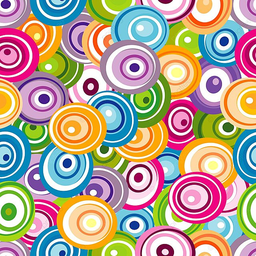
#> input picture data/img_1.png, 256 x 256 px, shrunk from 640 x 640 before the run; its folder holds only this picture in this run
$ python main.py
#> lines starting #> are read from the running program, lines starting #| are printed output that depends on the picture
### zigzag.py
import numpy as np

##  Zig-zag
block_size = 8
def zig_zag(input_matrix, block_size):
    z = np.empty([block_size * block_size])
    index = -1
    bound = 0
    for i in range(0, 2 * block_size - 1):
        if i < block_size:
            bound = 0
        else:
            bound = i - block_size + 1
        for j in range(bound, i - bound + 1):
            index += 1
            if i % 2 == 1:
                z[index] = input_matrix[j, i - j]
            else:
                z[index] = input_matrix[i - j, j]
    return z


def zig_zag_reverse(array):
    result = [[0] * block_size for _ in range(block_size)]
    index = 0

    for i in range(block_size + block_size - 1):
        if i % 2 == 0:  # đường chéo lên
            row = min(i, block_size - 1)
            col = max(0, i - block_size + 1)
            while row >= 0 and col < block_size:
                result[row][col] = array[index]
                index += 1
                row -= 1
                col += 1
        else:  # Đường chéo xuống
            col = min(i, block_size - 1)
            row = max(0, i - block_size + 1)
            while col >= 0 and row < block_size:
                result[row][col] = array[index]
                index += 1
                col -= 1
                row += 1
    return result

### huffman.py
import numpy as np
from filecmp import cmp

## thuật toán huffman
class node:
    def __init__(self, count, index, name=""):
        self.count = float(count)
        self.index = index
        self.name = name
        if self.name == "": self.name = index
        self.word = ""
        self.isinternal = 0

    def __cmp__(self, other):
        return cmp(self.count, other.count)

    # [5 lines left out: function report, not called in this run]

    def associate(self, internalnode):
        self.internalnode = internalnode
        internalnode.leaf = 1
        internalnode.name = self.name
        pass


class internalnode:
    def __init__(self):
        self.leaf = 0
        self.child = []
        pass

    def children(self, child0, child1):
        self.leaf = 0
        self.child.append(child0)
        self.child.append(child1)
        pass


def find(f, seq):
    for item in seq:
        if f(item):
            return item


def iterate(c):
    if (len(c) > 1):

        ## sắp xếp các nút theo số lượng, sử dụng hàm __cmp__ được xác định trong lớp nút
        deletednode = c[0]  # tạo bản sao của nút nhỏ nhất
        second = c[1].index  ## chỉ mục của nút thứ hai nhỏ nhất

        # cộng  hai thành phần dưới cùng
        c[1].count += c[0].count
        del c[0]

        root = iterate(c)

        ## Điền thông tin mới vào danh sách
        ## tìm từ mã đã được tách / nối
        co = find(lambda p: p.index == second, c)
        deletednode.word = co.word + '0'
        c.append(deletednode)
        co.word += '1'
        co.count -= deletednode.count  ## khôi phục số node lượng chính xác

        ## tạo ra các nhánh mới trong cây
        newnode0 = internalnode()
        newnode1 = internalnode()
        treenode = co.internalnode  # tìm nút có hai nút con
        treenode.children(newnode0, newnode1)
        deletednode.associate(newnode0)
        co.associate(newnode1)
        pass
    else:
        c[0].word = ""
        root = internalnode()
        c[0].associate(root)
        pass
    return root


def encode(sourcelist, code):
    answer = ""
    for s in sourcelist:
        co = find(lambda p: p.name == s, code)

        answer = answer + co.word

    return answer


def decode(string, root):
    answer = []
    clist = list(string)
    # duyệt bắt đầu từ gốc
    currentnode = root
    for c in clist:
        if (c == '\n'):  continue  # trường hợp đặc biệt cho các ký tự mới
        assert (c == '0') or (c == '1')
        currentnode = currentnode.child[int(c)]
        if currentnode.leaf != 0:
            answer.append(str(currentnode.name))
            currentnode = root
        pass
    assert (currentnode == root)
    return answer


def makenodes(probs):
    m = 0
    c = []
    for p in probs:
        m += 1
        c.append(node(p[1], m, p[0]))
        pass
    return c

### dct.py
import cv2
import numpy as np
import math


# DCT block 8x8
def dct_block(array):
    result = np.zeros_like(array, dtype=float)

    # DCT theo hàng
    for i in range(8):
        for u in range(8):
            cu = 1 / np.sqrt(2) if u == 0 else 1
            sum_val = 0
            for v in range(8):
                sum_val += array[i][v] * np.cos((2 * v + 1) * np.pi * u / 16)
            result[i][u] = sum_val * cu * 1 / 2

    # Tạo một mảng tạm thời để lưu trữ kết quả DCT theo hàng
    temp_result = np.zeros_like(result, dtype=float)

    # DCT theo cột từ mảng tạm thời
    for j in range(8):
        for u in range(8):
            cu = 1 / np.sqrt(2) if u == 0 else 1
            sum_val = 0
            for v in range(8):
                sum_val += result[v][j] * np.cos((2 * v + 1) * np.pi * u / 16)
            temp_result[j][u] = sum_val * cu * 1 / 2

    return temp_result


# IDCT block 8x8
# [24 lines left out: function idct_block, not called in this run]

### main.py
from dct import dct_block, idct_block
from calculate import calculate_bpp, PSNR, MSE, Compression_Ratio, SSIM
from huffman import decode, encode, makenodes, iterate
from zigzag import zig_zag, zig_zag_reverse
import cv2
import collections
import os
import numpy as np
import time
from math import log10
import pandas as pd
from matplotlib import pyplot as plt
from skimage.metrics import structural_similarity as ssim


directory = './data/'

image_files = [f for f in os.listdir(directory) if f.lower().endswith(('.png', '.jpg', '.jpeg', '.bmp'))]

# image_files = ['vidu_1.png']

sorted_image_files = []
mse_values = []
psnr_values = []
ssim_values = []
compression_ratio_values = []
bpp_values = []
sorted_psnr_values = []
sorted_bpp_values = []
sorted_ssim_values = []
sorted_comratio_values = []
image_names = []
time_compress = []
sorted_time_compress = []

for image_file in image_files:
    # Construct the full file path
    filepath = os.path.join(directory, image_file)

    # Read the image
    image = cv2.imread(filepath)
#> image is the input picture: shape (256, 256, 3); mean B, G, R 147.9, 163.9, 181.3
    # image = cv2.imread(filepath)

    # Pad the image to make it divisible by 8 with white padding
    oHeight, oWidth = image.shape[:2]
#> oHeight = 256; oWidth = 256
    pad_height = (8 - oHeight % 8) % 8
#> pad_height = 0
    pad_width = (8 - oWidth % 8) % 8
#> pad_width = 0
    image = np.pad(image, ((0, pad_height), (0, pad_width), (0, 0)), mode='constant', constant_values=255)

    # BGR to YCrBr
    ycbcr_image = cv2.cvtColor(image, cv2.COLOR_BGR2YCrCb)
#> ycbcr_image: shape (256, 256, 3); mean of channels 0, 1, 2 167.3, 138, 117.1

    # Tách các kênh màu
    y_channel, cr_channel, cb_channel = cv2.split(ycbcr_image)
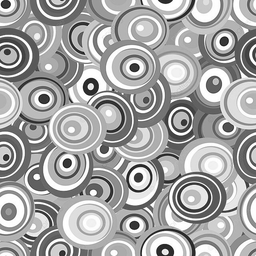
#> y_channel: shape (256, 256); min 24, max 255, mean 167.3
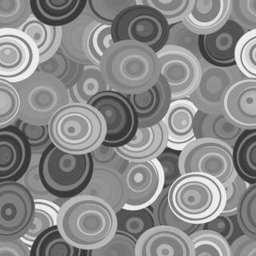
#> cr_channel: shape (256, 256); min 50, max 245, mean 138
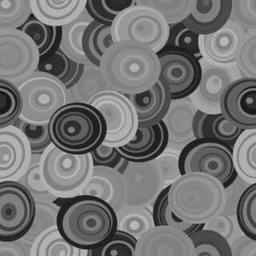
#> cb_channel: shape (256, 256); min 20, max 193, mean 117.1

    img = y_channel

    # Ma trận lượng tử hóa
    qtable = np.array([[16, 11, 10, 16, 24, 40, 51, 61],
                    [12, 12, 14, 19, 26, 58, 60, 55],
                    [14, 13, 16, 24, 40, 57, 69, 56],
                    [14, 17, 22, 29, 51, 87, 80, 62],
                    [18, 22, 37, 56, 68, 109, 103, 77],
                    [24, 35, 55, 64, 81, 104, 113, 92],
                    [49, 64, 78, 87, 103, 121, 120, 101],
                    [72, 92, 95, 98, 112, 100, 103, 99]])

    ################## JPEG compression ##################
    start = time.time()

    iHeight, iWidth = image.shape[:2]
#> iHeight = 256; iWidth = 256
    zigZag = []

    # [20 lines of commented-out code are left out]

    for startY in range(0, iHeight, 8):
        for startX in range(0, iWidth, 8):
            block = img[startY:startY + 8, startX:startX + 8]

            # Tính DCT cho khối
            block_t = np.float32(block)  # chuyển đổi sang số thực
            dct = dct_block(block_t)

            # lượng tử hóa các hệ số DCT
            block_q = np.floor(np.divide(dct, qtable) + 0.5)

            # Zig Zag
            zigZag.append(zig_zag(block_q, 8))

    # DPCM cho giá trị DC
    dc = []
    dc.append(zigZag[0][0])  # giữ nguyên giá trị đầu tiên
    for i in range(1, len(zigZag)):
        dc.append(zigZag[i][0] - zigZag[i - 1][0])

    # RLC cho giá trị AC
    rlc = []
    zeros = 0
    for i in range(0, len(zigZag)):
        zeros = 0
        for j in range(1, len(zigZag[i])):
            if (zigZag[i][j] == 0):
                zeros += 1
            else:
                rlc.append(zeros)
                rlc.append(zigZag[i][j])
                zeros = 0
        if (zeros != 0):
            rlc.append(zeros)
            rlc.append(0)
    #### Huffman ####

    # Huffman DPCM
    # Tìm tần suất xuất hiện cho mỗi giá trị của danh sách
    counterDPCM = collections.Counter(dc)

    # Xác định danh sách các giá trị dưới dạng danh sách các cặp (điểm, Tần suất tương ứng)
    probsDPCM = []
    for key, value in counterDPCM.items():
        probsDPCM.append((key, np.float32(value)))
#> this loop made 99 passes
#> (key, value) on passes 1 to 12: (45, 2), (49, 1), (-17, 11), (-6, 28), (3, 34), (-16, 19), (27, 5), (-2, 25), (-11, 21), (-5, 25), (-8, 25), (8, 25)

    # Tạo danh sách các nút cho thuật toán Huffman
    symbolsDPCM = makenodes(probsDPCM)
#> the loop in makenodes, `for p in probs:` made 99 passes

    # chạy thuật toán Huffman trên một danh sách các "nút". Nó trả về một con trỏ đến gốc của một cây mới của "các nút bên trong".
    rootDPCM = iterate(symbolsDPCM)

    # Mã hóa danh sách các ký hiệu nguồn.
    sDPMC = encode(dc, symbolsDPCM)
#> the loop in encode, `for s in sourcelist:` made 1024 passes
#> s on passes 1 to 3: 45, 49, -17

    # Huffman RLC
    # Tìm tần suất xuất hiện cho mỗi giá trị của danh sách
    counterRLC = collections.Counter(rlc)

    # Xác định danh sách giá trị dưới dạng danh sách các cặp (điểm, Tần suất tương ứng)
    probsRLC = []
    for key, value in counterRLC.items():
        probsRLC.append((key, np.float32(value)))
#> this loop made 112 passes
#> (key, value) on passes 1 to 12: (0, 15021), (6, 549), (29, 57), (18, 65), (4, 933), (13, 162), (2, 2173), (11, 216), (-1, 4206), (5, 697), (-3, 841), (3, 1294)

    # Tạo danh sách các nút cho thuật toán Huffman
    symbolsRLC = makenodes(probsRLC)
#> the loop in makenodes (call 2), `for p in probs:` made 112 passes

    # chạy thuật toán Huffman trên một danh sách các "nút". Nó trả về một con trỏ đến gốc của một cây mới của "các nút bên trong".
    root = iterate(symbolsRLC)

    # Mã hóa danh sách các ký hiệu nguồn.
    sRLC = encode(rlc, symbolsRLC)
#> the loop in encode (call 2), `for s in sourcelist:` made 39542 passes
#> s on passes 2 to 4: 6, 0, 29
    stop = time.time()  # thời gian kết thúc nén

    ################## JPEG decompression ##################

    #### Huffman ####

    # Huffman DPCM
    # Giải mã một chuỗi nhị phân bằng cách sử dụng cây Huffman được truy cập thông qua root
    dDPCM = decode(sDPMC, rootDPCM)
    decodeDPMC = []
    for i in range(0, len(dDPCM)):
        decodeDPMC.append(float(dDPCM[i]))

    # Huffman RLC
    # Giải mã một chuỗi nhị phân bằng cách sử dụng cây Huffman được truy cập thông qua root
    dRLC = decode(sRLC, root)
    decodeRLC = []
    for i in range(0, len(dRLC)):
        decodeRLC.append(float(dRLC[i]))

    # Inverse DPCM
    inverse_DPCM = []
    inverse_DPCM.append(decodeDPMC[0])  # giá trị đầu tiên giữ nguyên
    for i in range(1, len(decodeDPMC)):
        inverse_DPCM.append(decodeDPMC[i] + inverse_DPCM[i - 1])

    # Inverse RLC
    inverse_RLC = []
    for i in range(0, len(decodeRLC)):
        if (i % 2 == 0):
            if (decodeRLC[i] != 0.0):
                if (i + 1 < len(decodeRLC) and decodeRLC[i + 1] == 0):
                    for j in range(1, int(decodeRLC[i])):
                        inverse_RLC.append(0.0)
                else:
                    for j in range(0, int(decodeRLC[i])):
                        inverse_RLC.append(0.0)
        else:
            inverse_RLC.append(decodeRLC[i])
    new_img = np.empty(shape=(iHeight, iWidth))
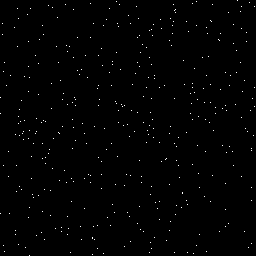
#> new_img: shape (256, 256) float64; min 1.4e-76, max 9.16e-72, mean 5.55e-74; drawn with min black and max white
    height = 0
    width = 0
    temp = []
    temp2 = []
    for i in range(len(inverse_DPCM)):
        temp.append(inverse_DPCM[i])
        for j in range(0, 63):
            temp.append((inverse_RLC[j + i * 63]))
        temp2.append(temp)

        # inverse Zig-Zag và nghịch đảo Lượng tử hóa các hệ số DCT
        inverse_blockq = np.multiply(np.reshape(
#> (the run stopped early here; a loop or call above may not have finished)
